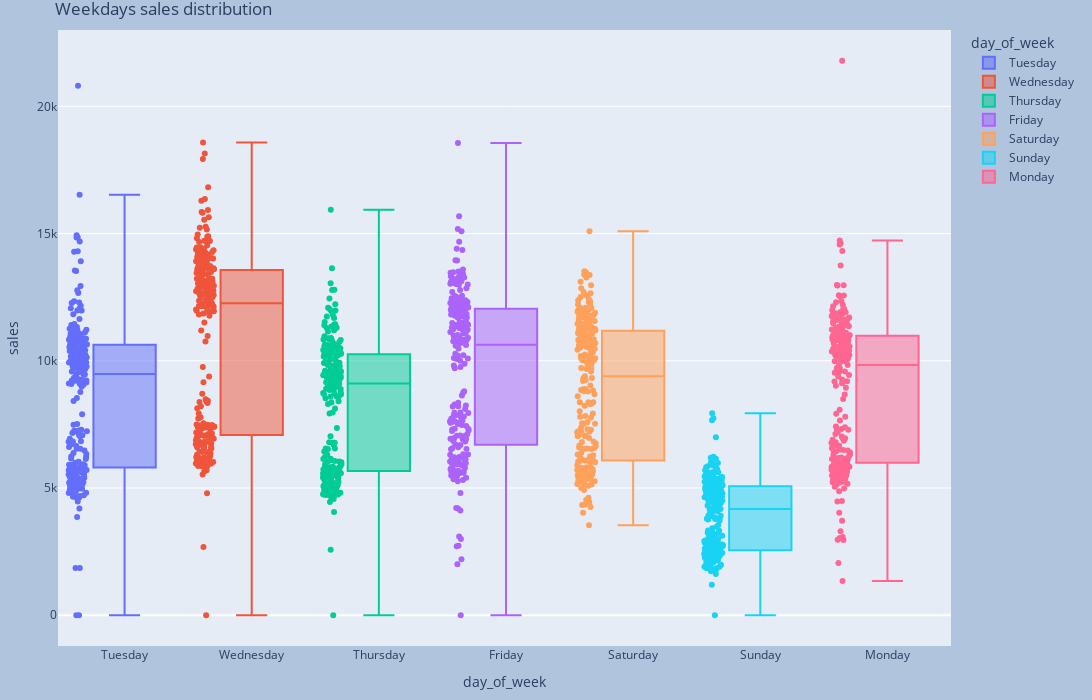

Notebook cell for this chart:
### Code cell
# plot sales per each day of week
fig = px.box(day_level_df, x='day_of_week', y="sales", color="day_of_week",
             boxmode="overlay", points='all')
fig.update_layout(
    margin=dict(l=20, r=20, t=30, b=20),
    paper_bgcolor="LightSteelBlue",
    width=1400,
    height=700,
    title='Weekdays sales distribution',
)

### Figure 1 — Plotly figure (JSON) as saved in the notebook; plotly's stock layout.template omitted (floating-point values rounded to 4 significant figures; data arrays with more than 128 entries replaced by an {"elided": "..."} marker saying what was removed)
{"data": [{"alignmentgroup": "True", "boxpoints": "all", "hovertemplate": "day_of_week=%{x}<br>sales=%{y}<extra></extra>", "legendgroup": "Tuesday", "marker": {"color": "#636efa"}, "name": "Tuesday", "notched": false, "offsetgroup": "Tuesday", "orientation": "v", "showlegend": true, "type": "box", "x": {"elided": "242 str values"}, "x0": " ", "xaxis": "x", "y": {"elided": "242 float values"}, "y0": " ", "yaxis": "y"}, {"alignmentgroup": "True", "boxpoints": "all", "hovertemplate": "day_of_week=%{x}<br>sales=%{y}<extra></extra>", "legendgroup": "Wednesday", "marker": {"color": "#EF553B"}, "name": "Wednesday", "notched": false, "offsetgroup": "Wednesday", "orientation": "v", "showlegend": true, "type": "box", "x": {"elided": "240 str values"}, "x0": " ", "xaxis": "x", "y": {"elided": "240 float values"}, "y0": " ", "yaxis": "y"}, {"alignmentgroup": "True", "boxpoints": "all", "hovertemplate": "day_of_week=%{x}<br>sales=%{y}<extra></extra>", "legendgroup": "Thursday", "marker": {"color": "#00cc96"}, "name": "Thursday", "notched": false, "offsetgroup": "Thursday", "orientation": "v", "showlegend": true, "type": "box", "x": {"elided": "240 str values"}, "x0": " ", "xaxis": "x", "y": {"elided": "240 float values"}, "y0": " ", "yaxis": "y"}, {"alignmentgroup": "True", "boxpoints": "all", "hovertemplate": "day_of_week=%{x}<br>sales=%{y}<extra></extra>", "legendgroup": "Friday", "marker": {"color": "#ab63fa"}, "name": "Friday", "notched": false, "offsetgroup": "Friday", "orientation": "v", "showlegend": true, "type": "box", "x": {"elided": "240 str values"}, "x0": " ", "xaxis": "x", "y": {"elided": "240 float values"}, "y0": " ", "yaxis": "y"}, {"alignmentgroup": "True", "boxpoints": "all", "hovertemplate": "day_of_week=%{x}<br>sales=%{y}<extra></extra>", "legendgroup": "Saturday", "marker": {"color": "#FFA15A"}, "name": "Saturday", "notched": false, "offsetgroup": "Saturday", "orientation": "v", "showlegend": true, "type": "box", "x": {"elided": "241 str values"}, "x0": " ", "xaxis": "x", "y": {"elided": "241 float values"}, "y0": " ", "yaxis": "y"}, {"alignmentgroup": "True", "boxpoints": "all", "hovertemplate": "day_of_week=%{x}<br>sales=%{y}<extra></extra>", "legendgroup": "Sunday", "marker": {"color": "#19d3f3"}, "name": "Sunday", "notched": false, "offsetgroup": "Sunday", "orientation": "v", "showlegend": true, "type": "box", "x": {"elided": "240 str values"}, "x0": " ", "xaxis": "x", "y": {"elided": "240 float values"}, "y0": " ", "yaxis": "y"}, {"alignmentgroup": "True", "boxpoints": "all", "hovertemplate": "day_of_week=%{x}<br>sales=%{y}<extra></extra>", "legendgroup": "Monday", "marker": {"color": "#FF6692"}, "name": "Monday", "notched": false, "offsetgroup": "Monday", "orientation": "v", "showlegend": true, "type": "box", "x": {"elided": "241 str values"}, "x0": " ", "xaxis": "x", "y": {"elided": "241 float values"}, "y0": " ", "yaxis": "y"}], "layout": {"boxmode": "overlay", "height": 700, "legend": {"title": {"text": "day_of_week"}, "tracegroupgap": 0}, "margin": {"b": 20, "l": 20, "r": 20, "t": 30}, "paper_bgcolor": "LightSteelBlue", "title": {"text": "Weekdays sales distribution"}, "width": 1400, "xaxis": {"anchor": "y", "categoryarray": ["Tuesday", "Wednesday", "Thursday", "Friday", "Saturday", "Sunday", "Monday"], "categoryorder": "array", "domain": [0, 1], "title": {"text": "day_of_week"}}, "yaxis": {"anchor": "x", "domain": [0, 1], "title": {"text": "sales"}}}}
